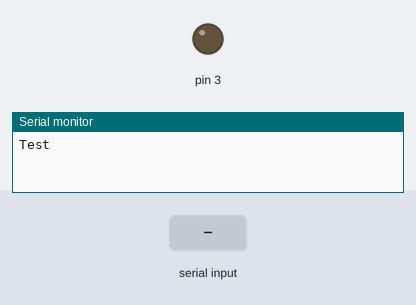
Recording of a sketch running on a simulated Arduino Uno, built with avr-gcc and run on an emulated ATmega328P. Shown: output pins drawn as LEDs (lit = HIGH), the last lines printed to the serial monitor. The inputs (shaded band) are chosen by the test bench.

Above: at 1.2 s.
1.3 s: byte 30 received over Serial
At 1.8 s:
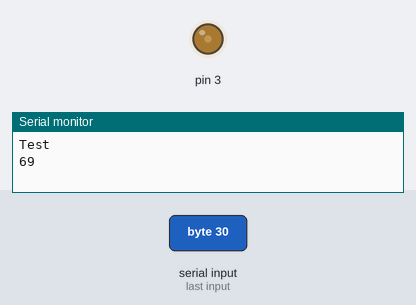
2.8 s: byte 90 received over Serial
At 4.0 s:
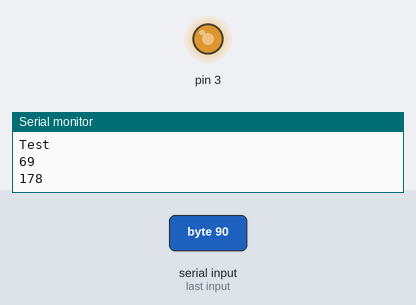
4.3 s: byte 120 received over Serial
At 5.3 s:
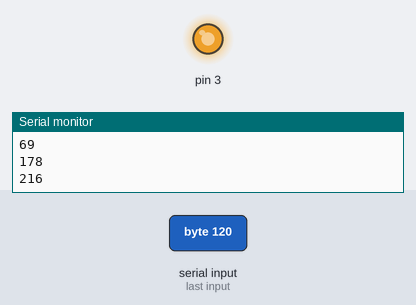
Timing chart, 0 to 7.3 s (numbered marks = the images above; inputs shaded):
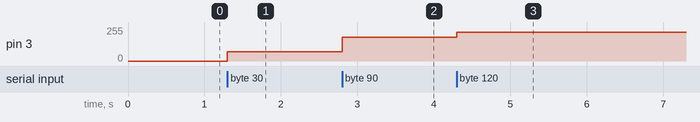

Measured:
- after the input at 1.3 s, pin 3: 0/255 → 69/255 at once
- after the input at 2.8 s, pin 3: 69/255 → 178/255 at once
- after the input at 4.3 s, pin 3: 178/255 → 216/255 at once

The sketch:

sketch.ino
```cpp
void setup() {
// put your setup code here, to run once:
    pinMode(3, OUTPUT);
    Serial.begin(9600);
    Serial.println("Test");
}

void loop() {
    if (Serial.available()) {
        int val = Serial.read();
        if (val > 120) { val = 120; }

        float f = val;
        f /= 10;
        float corrected = -0.5856*f*f + 25.082*f;

        val = corrected;

        Serial.println(val);
        analogWrite(3, val);
    }
}
```
